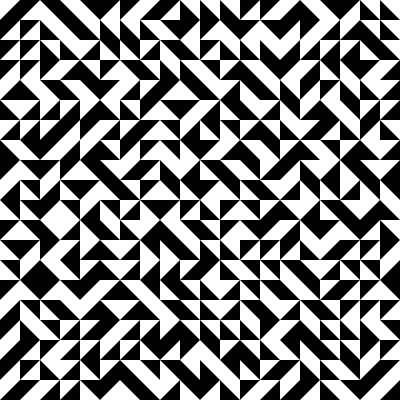
Frame 1 (no input)
Frame 60 (the mouse pressed at the canvas centre just before this capture): identical to frame 1, image omitted
Frame 120 (the mouse held since frame 60 and released just before this capture): identical to frame 1, image omitted

The Processing sketch that drew this single still picture (run headless with seeded random() and noise(); from frame 60 on, the mouse is pressed at the canvas centre):

// Processing sketch: trestruchet_while
// ── trestruchet_while.pde
/********************************
 fully random truchet tile creator;
 lays tiles line-by-line;
 with the 'while' condition built in,
 it draws the whole screen at once…
 
 play with probability!
 play with replacing triangles (using same in
 more conditions)
 ********************************/

int x = 0;
int y = 0;
float prob;

void setup() {
  size(400, 400);
  background(255);
  frameRate(30);
  smooth();
}

void draw() {
  while (y <= height) {
    prob = random(1);
    println(prob);
    noStroke();
    fill(0);
    if (prob <= 0.25) {
      triangle(x, y, x, y+20, x+20, y+20); // tri 1
      x = x + 20;
      if (x >= width) {
        y = y + 20;
        x = 0;
      }
    } else if ((prob > 0.25) && (prob <= 0.5)) {
      triangle(x, y, x+20, y, x, y+20); // tri 2
      x = x + 20;
      if (x >= width) {
        y = y + 20;
        x = 0;
      }
    } else if ((prob > 0.5) && (prob <= 0.75)) {
      triangle(x, y+20, x+20, y, x+20, y+20); // tri 3
      x = x + 20;
      if (x >= width) {
        y = y + 20;
        x = 0;
      }
    } else if (prob > 0.75) {
      triangle(x, y, x+20, y, x+20, y+20); // tri 4
      x = x + 20;
      if (x >= width) {
        y = y + 20;
        x = 0;
      }
    }
  }
}

void keyPressed() {
  background(255);
  x = 0;
  y = 0;
}
